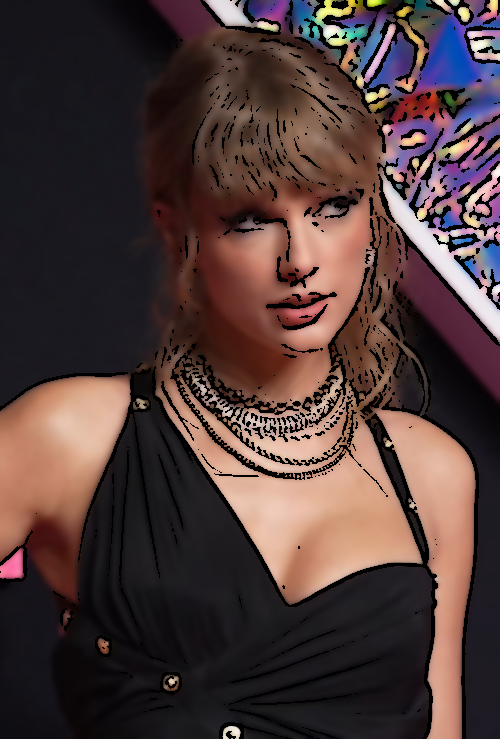
#> input picture Taylor_Swift.png, 500 x 739 px
$ python cartoon.py
#> lines starting #> are read from the running program, lines starting #| are printed output that depends on the picture; after the words box and inside, x2 and y2 are one past the last pixel; in counts of white or black regions, pixels touching at a corner belong together
# missing import statements should be added here
import wikipedia
import images
import cv2
from images import get_wikipedia_page_thumbnail_url, download_image_from_url
import os


def prompt_for_image():
    """
    Prompts the user for the name of a Wikipedia page and obtains the URL of the thumbnail image of the page.

    return url, page_name: str, str
    """
    search_query = input("Enter name of a personality: ")
#> the answer given: Gracie_Abrams.jpeg
#> (the call stopped at in prompt_for_image, `topThree = wikipedia.search(search_query, 3)`: wikipedia is not available in this run)
#> the answer given: Taylor_Swift.png
    try:
        topThree = wikipedia.search(search_query, 3)
        selection = input(
            f"Select a name from the following list: \n 1. {topThree[0]} \n 2. {topThree[1]} \n 3. {topThree[2]}\nEnter the number of the desired name: ")
        url = ""
        save_name = ""
        if selection == "1":
            url = images.get_wikipedia_page_thumbnail_url(topThree[0])
            save_name = topThree[0]
        elif selection == "2":
            url = images.get_wikipedia_page_thumbnail_url(topThree[1])
            save_name = topThree[1]
        elif selection == "3":
            url = images.get_wikipedia_page_thumbnail_url(topThree[2])
            save_name = topThree[2]
        else:
            print("Not a valid selection. Try again")
            return None, None
        download_image_from_url(url, save_name)
        print(f"Cartoon image of {save_name} saved as {save_name}.jpeg")
        return url, save_name
    except Exception as e:
        print(f"Error: Unable to find image for the given name: {e}")
        return None, None


def convert_image_to_cartoon(image_path):
    """
    Converts an image to a cartoon given the image_path.
    """
#> called with image_path = 'Taylor_Swift.png'
    img = cv2.imread(image_path)
#> img is the input picture: shape (739, 500, 3); mean B, G, R 57.4, 58.8, 78.7
    gray = cv2.cvtColor(img, cv2.COLOR_BGR2GRAY)
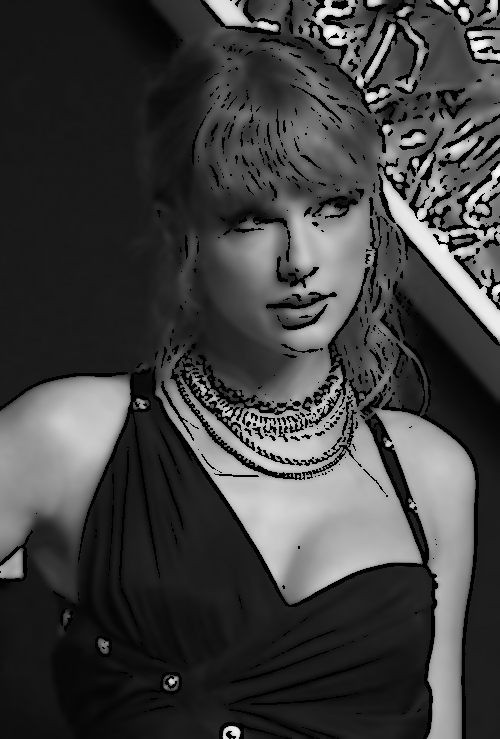
#> gray: shape (739, 500); min 0, max 252, mean 64.6
    edges = cv2.adaptiveThreshold(gray, 255, cv2.ADAPTIVE_THRESH_MEAN_C, cv2.THRESH_BINARY, 9, 9)
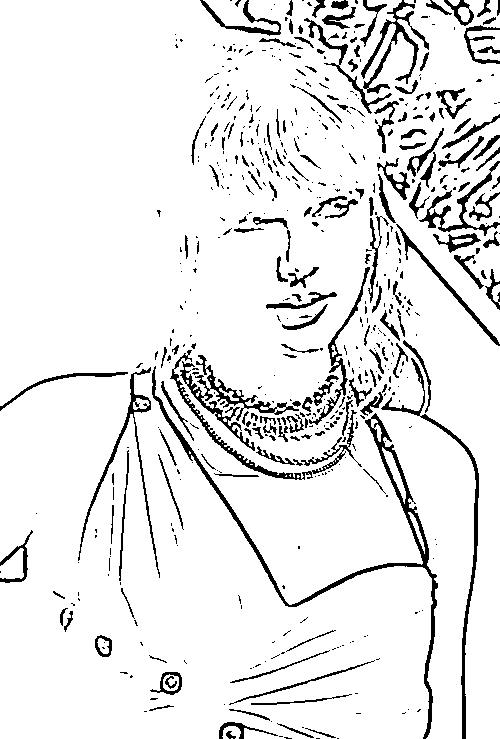
#> edges: shape (739, 500); 91.1% white; 584 black regions (399 under 20 px), largest, box (x1, y1, x2, y2) and area: (152, 366, 438, 739) 3677, (180, 355, 299, 451) 1641, (381, 358, 479, 739) 1598
    color = cv2.bilateralFilter(img, 9, 200, 200)
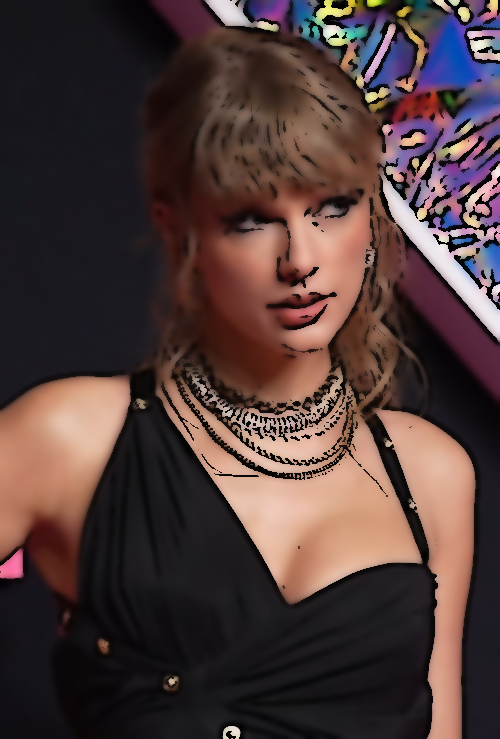
#> color: shape (739, 500, 3); mean B, G, R 57.7, 59.2, 79.2
    cartoon = cv2.bitwise_and(color, color, mask=edges)
    cv2.imwrite(image_path, cartoon)


if __name__ == "__main__":
    prompt_for_image()
    image_path = input("Enter the path to the image to convert: ")
    convert_image_to_cartoon(image_path)
